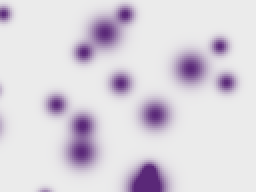
#> input picture benchmarks/tests/regbench/fixtures/hyreco/HyReCo-Additional/HE/29.tif, 128 x 96 px (shown 2 times larger); its folder holds only this picture in this run
$ python -i coarse_align.py   (imports and definitions only)
#> lines starting #> are read from the running program, lines starting #| are printed output that depends on the picture; after the words box and inside, x2 and y2 are one past the last pixel; in counts of white or black regions, pixels touching at a corner belong together
"""Global rigid anchor (M0) estimation for the DRAPE registration method.

The COARSE step aligns a whole moving slide to the reference with one rigid ``M0``, on a pair of
nuclear-channel thumbnails that share one decimation factor. Its only job is to be ROBUST: the
per-tile stage refines the residual, and SOLVE's robust affine absorbs any global rotation, scale
or shear left in M0. So a precise-but-fragile matcher is the wrong tool, and this module does not
use one.

THE METHOD (research/stare-optimal-design-2026-09-27.md, section 1):

1. **Preprocess** both thumbnails: robust [0, 1] intensity window, Gaussian blur (sigma 1 px),
   Otsu tissue mask on a tissue-scale blur (background set to 0, tissue keeps its intensity).
2. **Sweep** at 256 px (longest side): rotate the moving image about its centre over 0-360 deg in
   3 deg steps and, for each angle, take the peak of the FFT cross-correlation of the zero-padded,
   zero-mean pair, normalised by the two images' norms. At 256 px this matches tissue SHAPE, which
   survives nuclei turnover, tissue loss and a gamma change -- the cases that broke feature
   matching and log-polar spectrum registration in the scout's benchmark.
3. **Refine** the best angle and the best DISTINCT runner-up at the ``--max-dim`` thumbnail over
   +-3 deg in 0.25 deg steps, pick the higher correlation peak, then sub-pixel translation with
   scikit-image's ``phase_cross_correlation`` (upsample 10).
4. **Accept** when the peak NCC >= :data:`MIN_PEAK_NCC` and the best / second-distinct peak ratio
   >= :data:`MIN_PEAK_RATIO`. Otherwise run the **ORB fallback** (scikit-image ORB, 5000
   keypoints, cross-checked matches, RANSAC Euclidean) and take it with >= :data:`ORB_MIN_INLIERS`
   inliers when it agrees with a sweep candidate within 1 deg (or the sweep had no candidate at
   all); a disagreeing fallback is scored by the same correlation and the better of the two wins.
5. **Refuse loudly** (:class:`CoarseRefused`) when neither is acceptable. A wrong anchor does not
   fail anything downstream -- the per-tile reads simply land in the wrong place and the slide
   comes out mis-registered with exit 0 -- so an unverifiable anchor is an error, not a warning.

NumPy + SciPy + scikit-image only: no torch, no kornia, no OpenCV, no JVM. The tiled container
already carries all three. Memory is a few FFT canvases of the thumbnail (well under 1 GB at the
1024 px tier) instead of the ~48 GB the retired learned matcher needed at 2048 px.

:func:`estimate_transform_from_matches` (points -> transform + RMS residual) stays the
deterministic, unit-tested core of the ORB fallback.
"""

from __future__ import annotations

import math
import time
from dataclasses import dataclass

import numpy as np

from drape.log import get_logger

# [1 line that did not run here, left out]

__all__ = [
    "Anchor",
    "CoarseRefused",
    "estimate_anchor",
    "estimate_rigid",
    "estimate_transform_from_matches",
    "normalize_intensity",
    "scale_transform_to_full_res",
]

_MIN_SAMPLES = {"euclidean": 2, "similarity": 2, "affine": 3}

# ------------------------------------------------------------------------------------------
# Tunables. Module constants, not CLI flags: they encode the validated recipe, and a knob
# nobody has measured is a way to ship a silently worse anchor.
# ------------------------------------------------------------------------------------------
SWEEP_SIDE = 256  # px, longest side of the rotation sweep's images
SWEEP_STEP_DEG = 3.0
REFINE_HALF_DEG = 3.0  # refine each sweep candidate over +-this ...
REFINE_STEP_DEG = 0.25  # ... in this step
SUBPIXEL_UPSAMPLE = 10
BLUR_SIGMA = 1.0  # px at the scale being correlated
# Two sweep peaks closer than this are one basin (the correlation of a blurred tissue shape is
# several steps wide); the "second distinct peak" is the best LOCAL maximum outside it.
DISTINCT_DEG = 10.0
MIN_PEAK_NCC = 0.3
MIN_PEAK_RATIO = 1.15
ORB_KEYPOINTS = 5000
ORB_MIN_INLIERS = 30
ORB_AGREE_DEG = 1.0
ORB_RESIDUAL_PX = 3.0


class CoarseRefused(RuntimeError):
    """Neither the rotation sweep nor the ORB fallback produced an anchor worth trusting."""


@dataclass(frozen=True)
class Anchor:
    """The COARSE result, in THUMBNAIL pixels (``scale_transform_to_full_res`` lifts ``M``).

    ``residual_px``: for ``method == "orb"`` the RMS of the RANSAC inliers; for
    ``"ncc_sweep"`` the search grid's quantisation bound -- half a refine step of rotation at the
    moving thumbnail's half-diagonal plus half a sub-pixel translation step. The sweep has no
    point correspondences to take a residual over, so this is a resolution bound, not a fit
    residual, and it is documented as such rather than reported as NaN (NaN would reach the TRE
    report's JSON as a non-standard literal).
    ``n_inliers``: RANSAC inliers for ``"orb"``; 0 for ``"ncc_sweep"`` (no correspondences).
    """

    M: np.ndarray
    residual_px: float
    n_inliers: int
    method: str
    peak_ncc: float
    peak_ratio: float
    angle_deg: float


# [94 lines left out: functions _model_class, _ransac, _rms, estimate_transform_from_matches, scale_transform_to_full_res, not called in this run]


# The planes reaching this module are raw microscopy counts (uint16, 0..65535) widened to
# float32 by `slide_io.read_decimated`. Reference and moving come from different imaging cycles
# with different exposures, so two planes of the same tissue can arrive at wildly different
# dynamic ranges; the Otsu mask and ORB's FAST threshold both want a common [0, 1] scale first.
#
# A percentile window, not `img / img.max()`: one hot pixel (routine in fluorescence) would
# otherwise compress the whole tissue into the bottom of the range. p99.9 rather than p99
# because DAPI nuclei ARE the bright minority -- clipping at p99 saturates the very structure
# being matched.
_NORM_PCT = (1.0, 99.9)


def normalize_intensity(img):
    """Rescale ``img`` to [0, 1] over a robust percentile window (see the note above)."""
    a = np.asarray(img, dtype=float)
    lo, hi = (float(v) for v in np.percentile(a, _NORM_PCT))
    if not (np.isfinite(lo) and np.isfinite(hi)) or hi <= lo:
        lo, hi = float(np.nanmin(a)), float(np.nanmax(a))
    if not (np.isfinite(lo) and np.isfinite(hi)) or hi <= lo:
        return np.zeros_like(a)  # constant/all-NaN plane: nothing to match on
    return np.clip((a - lo) / (hi - lo), 0.0, 1.0)


# ------------------------------------------------------------------------------------------
# Geometry. Everything below is in (x, y) = (col, row) for transforms and (row, col) for
# arrays; the two meet only in _rotate_canvas and _canvas_to_m0.
# ------------------------------------------------------------------------------------------


# [10 lines left out: functions _rot, _wrap_deg, not called in this run]


def _angle_dist(a, b):
    return abs(_wrap_deg(a - b))


def _preprocess(img, sigma=BLUR_SIGMA):
    """[0, 1] window -> blur -> tissue mask (background 0). Float32."""
    from scipy.ndimage import gaussian_filter
    from skimage.filters import threshold_otsu

    a = normalize_intensity(img).astype(np.float32)
    b = gaussian_filter(a, sigma)
    # Tissue scale: ~8 px at 256, i.e. the mask follows the tissue outline, not the nuclei, at
    # any resolution this is called at.
    tissue_sigma = max(2.0, max(a.shape) / 32.0)
    t_img = gaussian_filter(a, tissue_sigma)
    if float(np.ptp(t_img)) > 1e-6:
        try:
            mask = t_img > threshold_otsu(t_img)
        except ValueError:  # skimage raises on a single-valued image
            mask = np.ones_like(b, dtype=bool)
    else:
        mask = np.ones_like(b, dtype=bool)
    return np.where(mask, b, 0.0).astype(np.float32)


@dataclass(frozen=True)
class _Canvas:
    """A square canvas large enough to hold either image at any rotation, plus its FFT size."""

    side: int
    fft: tuple

    # [55 lines left out: functions for_shapes, offset, centre, place, _warp_xy, _rotate_canvas, not called in this run]


def _zero_mean(x):
    x = x - np.float32(x.mean())
    return x, float(np.linalg.norm(x))


class _Correlator:
    """FFT cross-correlation of a fixed reference canvas against rotated moving canvases.

    Both canvases are zero-mean over the WHOLE canvas (the prototype's normalisation): the
    masked background and the padding then carry the same constant, so neither the image
    rectangle nor the rotated corners become a feature. The correlation is linear (the FFT is at
    least twice the canvas), and its value at a shift is divided by the two canvases' norms, so a
    peak of 1 means identical content in full overlap.
    """

    # [37 lines left out: functions __init__, peak, _canvas_to_m0, not called in this run]


@dataclass(frozen=True)
class _SweepResult:
    angles: np.ndarray
    peaks: np.ndarray
    shifts: list
    canvas: _Canvas
    ref_shape: tuple
    mov_shape: tuple
    k: int

    # [58 lines left out: functions m_thumb, _sweep, _distinct_runner_up, not called in this run]


class _Refiner:
    """Correlation at the full thumbnail, in the REFERENCE frame, around a predicted anchor.

    The sweep already fixed the translation to within a few thumbnail px per degree of angle
    change, so the refine step does not need the sweep's global search: the moving thumbnail is
    warped into the reference frame by the predicted transform and correlated over shifts of at
    most ``window`` px (zero padding of that width keeps the correlation linear). That keeps each
    of the ~50 evaluations to one reference-sized warp and two FFTs.
    """

    # [22 lines left out: functions __init__, m_at, not called in this run]

    def warp(self, m):
        """The moving thumbnail resampled into the reference frame through ``m`` (mov -> ref)."""
        return _warp_xy(self.mov_p, np.linalg.inv(m), self.ref_p.shape)

    # [80 lines left out: functions peak, refine, subpixel, not called in this run]


def _m_angle(m):
    return math.degrees(math.atan2(m[1, 0], m[0, 0]))


# [126 lines left out: functions _orb_fallback, estimate_anchor, estimate_rigid, not called in this run]

>>> import cv2
>>> picture = cv2.imread('../../../../benchmarks/tests/regbench/fixtures/hyreco/HyReCo-Additional/HE/29.tif', cv2.IMREAD_GRAYSCALE)
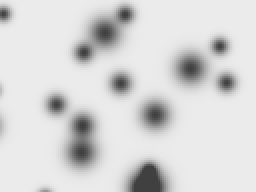
#> picture: shape (96, 128) (shown 2 times larger); min 64, max 235, mean 214.6
>>> result = _preprocess(picture)
#> in normalize_intensity, `lo, hi = (float(v) for v in np.percentile(a, _NORM_PCT))`: lo = 64; hi = 235
#> in normalize_intensity, `return np.clip((a - lo) / (hi - lo), 0.0, 1.0)`:
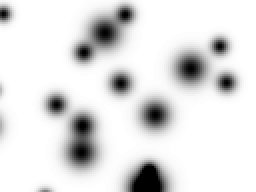
#> returned value: shape (96, 128) float64 (shown 2 times larger); min 0, max 1, mean 0.881
#> in _preprocess, `t_img = gaussian_filter(a, tissue_sigma)`:
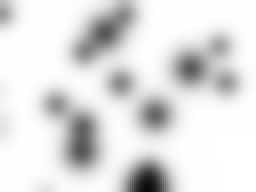
#> t_img: shape (96, 128) float32 (shown 2 times larger); min 0.0438, max 1, mean 0.881
#> in _preprocess, `mask = t_img > threshold_otsu(t_img)`:
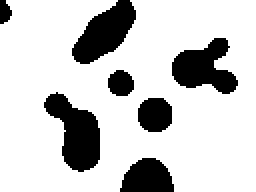
#> mask: shape (96, 128) bool (shown 2 times larger); 79.4% white; 7 black regions, largest, box (x1, y1, x2, y2) and area: (22, 46, 50, 86) 632, (36, 0, 68, 32) 570, (86, 19, 119, 47) 549
#> in _preprocess, `return np.where(mask, b, 0.0).astype(np.float32)`:
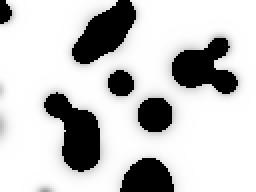
#> returned value: shape (96, 128) float32 (shown 2 times larger); min 0, max 1, mean 0.775

$ run again, on benchmarks/tests/regbench/fixtures/hyreco/HyReCo-Additional/HE/8.tif
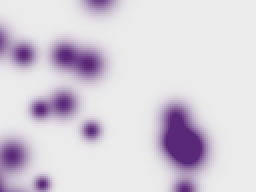
#> input picture benchmarks/tests/regbench/fixtures/hyreco/HyReCo-Additional/HE/8.tif, 128 x 96 px (shown 2 times larger)
#> lo = 64; hi = 235
#> in _preprocess, `mask = t_img > threshold_otsu(t_img)`:
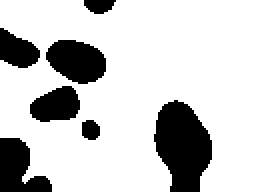
#> mask: shape (96, 128) bool (shown 2 times larger); 78.5% white; 7 black regions, largest, box (x1, y1, x2, y2) and area: (77, 50, 106, 96) 942, (23, 20, 53, 42) 488, (0, 69, 26, 96) 449
#> in _preprocess, `return np.where(mask, b, 0.0).astype(np.float32)`:
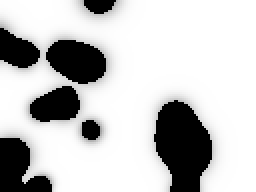
#> returned value: shape (96, 128) float32 (shown 2 times larger); min 0, max 1, mean 0.764
